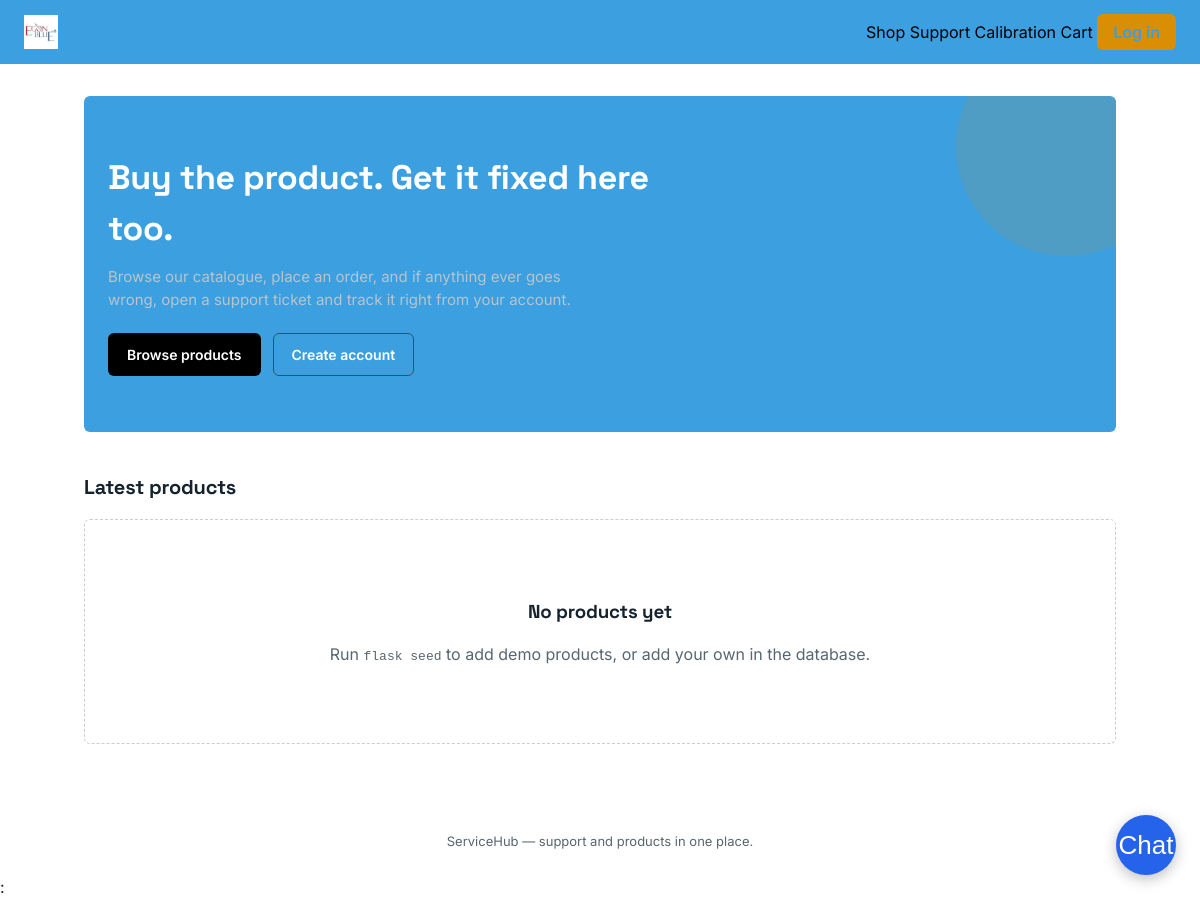
Before: / with the older database file.
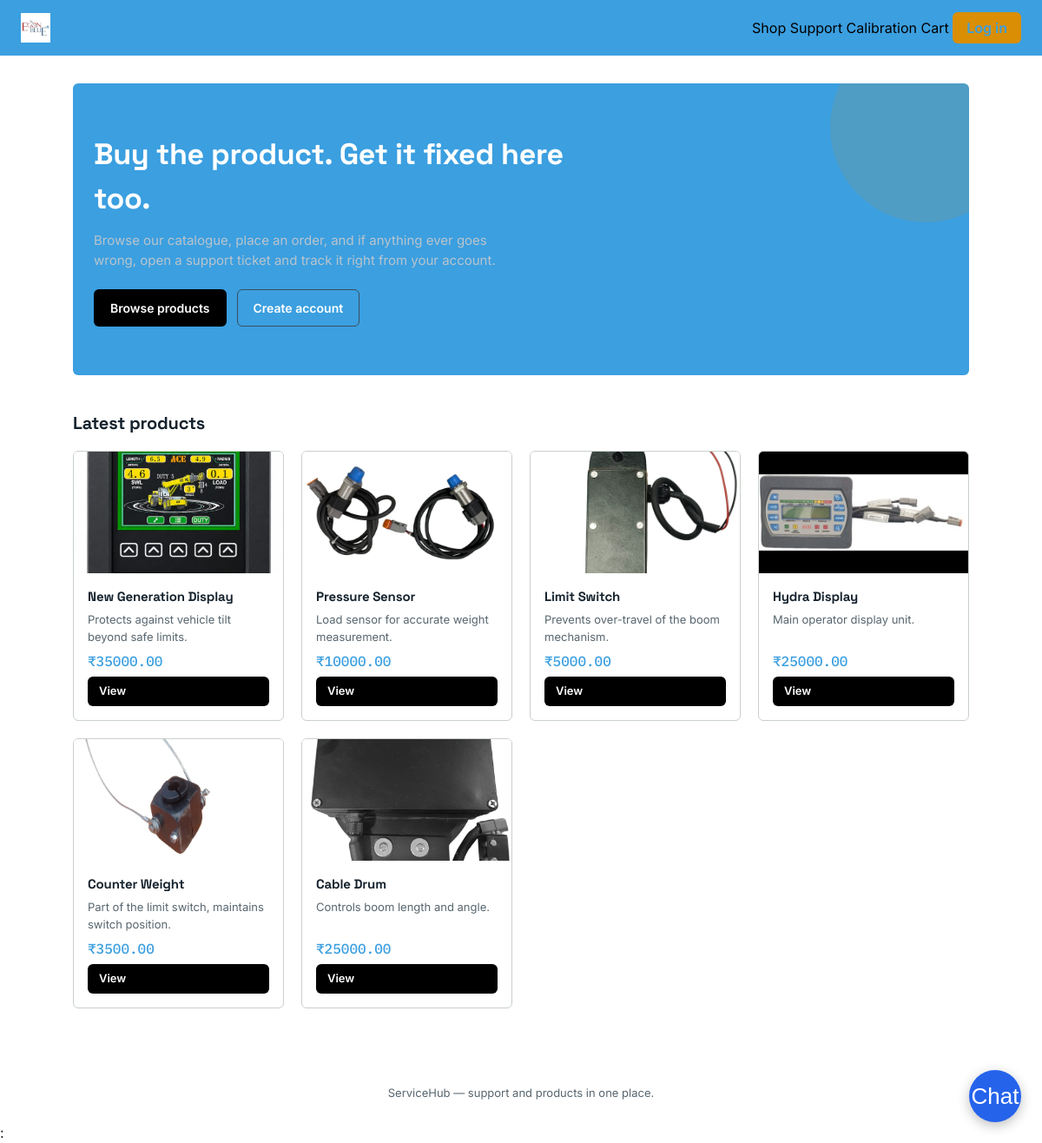
After: the same page with the newer database file.
### app.py (models this page shows)
class Product(db.Model):
    id = db.Column(db.Integer, primary_key=True)
    name = db.Column(db.String(200), nullable=False)
    description = db.Column(db.Text)
    price = db.Column(db.Float, nullable=False)
    stock = db.Column(db.Integer, default=0)
    image_url = db.Column(db.String(400))
    created_at = db.Column(db.DateTime, default=datetime.utcnow)

### app.py (the view)
@app.route('/')
def index():
    products = Product.query.order_by(Product.created_at.desc()).limit(8).all()
    return render_template('index.html', products=products)

### templates/index.html (shortened to what this page needs)
{% extends 'base.html' %}
{% block content %}
<div class="hero">
  <h1>Buy the product. Get it fixed here too.</h1>
  <p>Browse our catalogue, place an order, and if anything ever goes wrong, open a support ticket and track it right from your account.</p>
<div class="actions">
    <a href="{{ url_for('products') }}" class="btn btn-amber" style="background:#000000; color:#ffffff;">Browse products</a>
    {% if current_user.is_authenticated %}
      <a href="{{ url_for('new_ticket') }}" class="btn btn-outline" style="border-color:#3d4f5c;color:#fff;">Raise a ticket</a>
    {% else %}
      <a href="{{ url_for('register') }}" class="btn btn-outline" style="border-color:#3d4f5c;color:#fff;">Create account</a>
    {% endif %}
  </div>
</div>
<h2 style="font-size:20px;">Latest products</h2>
{% if products %}
<div class="grid grid-4">
  {% for p in products %}
  <div class="product-card">
    {% if p.image_url %}
    <div class="thumb thumb-img" style="background-image:url('{{ p.image_url }}');"></div>
    {% else %}
    <div class="thumb">{{ p.name[:2].upper() }}</div>
    {% endif %}
    <div class="body">
      <h3>{{ p.name }}</h3>
      <div class="desc">{{ p.description }}</div>
      <div class="price">&#8377;{{ '%.2f'|format(p.price) }}</div>
    <a href="{{ url_for('product_detail', product_id=p.id) }}" class="btn btn-primary btn-sm" style="background:#000000;">View</a>
    </div>
  </div>
  {% endfor %}
</div>
{% else %}
<div class="empty">
  <h3>No products yet</h3>
  <p>Run <code>flask seed</code> to add demo products, or add your own in the database.</p>
</div>
{% endif %}
{% endblock %}

### templates/base.html (shortened to what this page needs)
<!DOCTYPE html>
<html lang="en">
<head>
  <link rel="stylesheet" href="{{ url_for('static', filename='css/style.css') }}">
</head>
<body>
  <div class="topbar">
    <a href="{{ url_for('index') }}" class="brand">
      <img src="{{ url_for('static', filename='images/logo.png') }}" alt="Logo" class="brand-logo" onerror="this.style.display='none'; this.nextElementSibling.style.display='inline-flex';">
    </a>
    <div class="nav-links">
      <a href="{{ url_for('products') }}">Shop</a>
      <a href="{{ url_for('tickets') }}">Support</a>
      <a href="{{ url_for('calibration') }}">Calibration</a>
      {% if current_user.is_authenticated %}
        <a href="{{ url_for('tickets') }}">My Tickets</a>
        {% if current_user.is_staff %}
          <a href="{{ url_for('admin_orders') }}">All Orders</a>
          <a href="{{ url_for('admin_products') }}">Manage Products</a>
        {% else %}
          <a href="{{ url_for('my_orders') }}">Orders</a>
        {% endif %}
        <a href="{{ url_for('cart') }}">Cart</a>
        <a href="{{ url_for('logout') }}">Log out</a>
      {% else %}
        <a href="{{ url_for('cart') }}">Cart</a>
        <a href="{{ url_for('login') }}" class="nav-cta">Log in</a>
      {% endif %}
    </div>
  </div>
  <div class="container{% block container_extra %}{% endblock %}">
    {% block content %}{% endblock %}
  </div>
  <footer>ServiceHub &mdash; support and products in one place.</footer>
</body>:{% include "_chatbot_widget.html" %}
</html>

### templates/_chatbot_widget.html (shortened to what this page needs)
<button id="chatbot-bubble" aria-label="Chat with us">Chat</button>

### static/css/style.css (style rules this page uses)
:root { --navy: #3B9FE0; --navy-light: #5CB3E8; --paper: #FFFFFF; --paper-dim: #F0F7FC; --amber: #D98E04; --amber-dark: #B87500; --teal: #1F6F63; --red: #B23A3A; --ink: #16232E; --ink-soft: #58666F; --border: #C9D0CB; --radius: 6px; --font-display: 'Space Grotesk', sans-serif; --font-body: 'Inter', sans-serif; --font-mono: 'IBM Plex Mono', monospace; }
* { box-sizing: border-box; }
body { margin: 0; background: var(--paper); color: var(--ink); font-family: var(--font-body); line-height: 1.5; }
h1, h2, h3, .brand { font-family: var(--font-display); letter-spacing: -0.01em; }
a { color: inherit; text-decoration: none; }
.topbar { background: var(--navy); color: #fff; padding: 0 24px; display: flex; align-items: center; justify-content: space-between; height: 64px; }
.brand { font-size: 20px; font-weight: 700; color: #fff; display: flex; align-items: center; gap: 8px; }
.brand-logo { height: 34px; width: auto; display: block; }
.nav-links a { color: #000000; transition: color .15s; }
.nav-cta { background: var(--amber); color: var(--navy) !important; padding: 8px 16px; border-radius: var(--radius); font-weight: 600 !important; }
.container { max-width: 1080px; margin: 0 auto; padding: 32px 24px 64px; }
.btn { display: inline-flex; align-items: center; gap: 6px; padding: 10px 18px; border-radius: var(--radius); border: 1px solid transparent; font-family: var(--font-body); font-weight: 600; font-size: 14px; cursor: pointer; transition: all .15s; }
.btn-primary { background: var(--navy); color: #fff; }
.btn-amber { background: var(--amber); color: var(--navy); }
.btn-outline { background: transparent; border-color: var(--border); color: var(--ink); }
.btn-sm { padding: 6px 12px; font-size: 13px; }
.grid { display: grid; gap: 20px; }
.grid-4 { grid-template-columns: repeat(4, 1fr); }
.product-card { background: #fff; border: 1px solid var(--border); border-radius: var(--radius); overflow: hidden; display: flex; flex-direction: column; }
.product-card .thumb { height: 140px; background: linear-gradient(135deg, var(--navy) 0%, var(--navy-light) 100%); display: flex; align-items: center; justify-content: center; color: rgba(255,255,255,.5); font-family: var(--font-mono); font-size: 12px; }
.product-card .thumb.thumb-img { background-color: #eee; background-size: cover; background-position: center; color: transparent; }
.product-card .body { padding: 16px; display: flex; flex-direction: column; gap: 6px; flex: 1; }
.product-card h3 { font-size: 15px; margin: 0; }
.product-card .desc { color: var(--ink-soft); font-size: 13px; flex: 1; }
.product-card .price { font-family: var(--font-mono); font-weight: 500; font-size: 16px; color: var(--navy); }
.hero { background: var(--navy); color: #fff; padding: 56px 24px; border-radius: var(--radius); margin-bottom: 40px; position: relative; overflow: hidden; }
.hero::after { content: ''; position: absolute; right: -60px; top: -60px; width: 220px; height: 220px; background: var(--amber); opacity: .12; border-radius: 50%; }
.hero h1 { font-size: 34px; max-width: 560px; margin: 0 0 12px; }
.hero p { color: #B9C4CC; max-width: 480px; margin: 0 0 22px; font-size: 15px; }
.hero .actions { display: flex; gap: 12px; }
footer { text-align: center; padding: 24px; color: var(--ink-soft); font-size: 13px; }

### templates/_chatbot_widget.html (style rules this page uses)
#chatbot-bubble { position: fixed; bottom: 24px; right: 24px; width: 60px; height: 60px; border-radius: 50%; background: #2563eb; color: #fff; display: flex; align-items: center; justify-content: center; font-size: 26px; cursor: pointer; box-shadow: 0 4px 14px rgba(0,0,0,0.25); z-index: 9999; border: none; }

Changed rows visible on the page:
added Product: image_url (picture), name "New Generation Display", description "Protects against vehicle tilt beyond safe limits.", price "35000.00"
added Product: image_url (picture), name "Pressure Sensor", description "Load sensor for accurate weight measurement.", price "10000.00"
added Product: image_url (picture), name "Limit Switch", description "Prevents over-travel of the boom mechanism.", price "5000.00"
added Product: image_url (picture), name "Hydra Display", description "Main operator display unit.", price "25000.00"
added Product: image_url (picture), name "Counter Weight", description "Part of the limit switch, maintains switch position.", price "3500.00"
added Product: image_url (picture), name "Cable Drum", description "Controls boom length and angle.", price "25000.00"
Other visible differences:
text no longer shown: "No products yet Run flask seed to add demo products, or add your own in the database."
